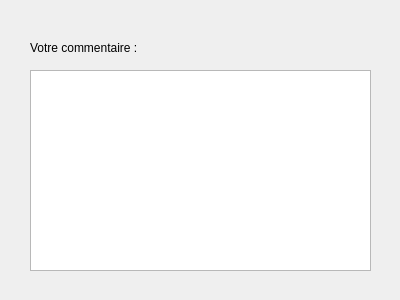
<?xml version="1.0" encoding="UTF-8"?>
<ui version="4.0">
 <class>Dialog</class>
 <widget class="QDialog" name="Dialog">
  <property name="geometry">
   <rect>
    <x>0</x>
    <y>0</y>
    <width>400</width>
    <height>300</height>
   </rect>
  </property>
  <property name="windowTitle">
   <string>Dialog</string>
  </property>
  <widget class="QLabel" name="label">
   <property name="geometry">
    <rect>
     <x>30</x>
     <y>40</y>
     <width>131</width>
     <height>16</height>
    </rect>
   </property>
   <property name="text">
    <string>Votre commentaire :</string>
   </property>
  </widget>
  <widget class="QPlainTextEdit" name="plainTextEdit">
   <property name="geometry">
    <rect>
     <x>30</x>
     <y>70</y>
     <width>341</width>
     <height>201</height>
    </rect>
   </property>
  </widget>
 </widget>
 <resources/>
 <connections/>
</ui>
